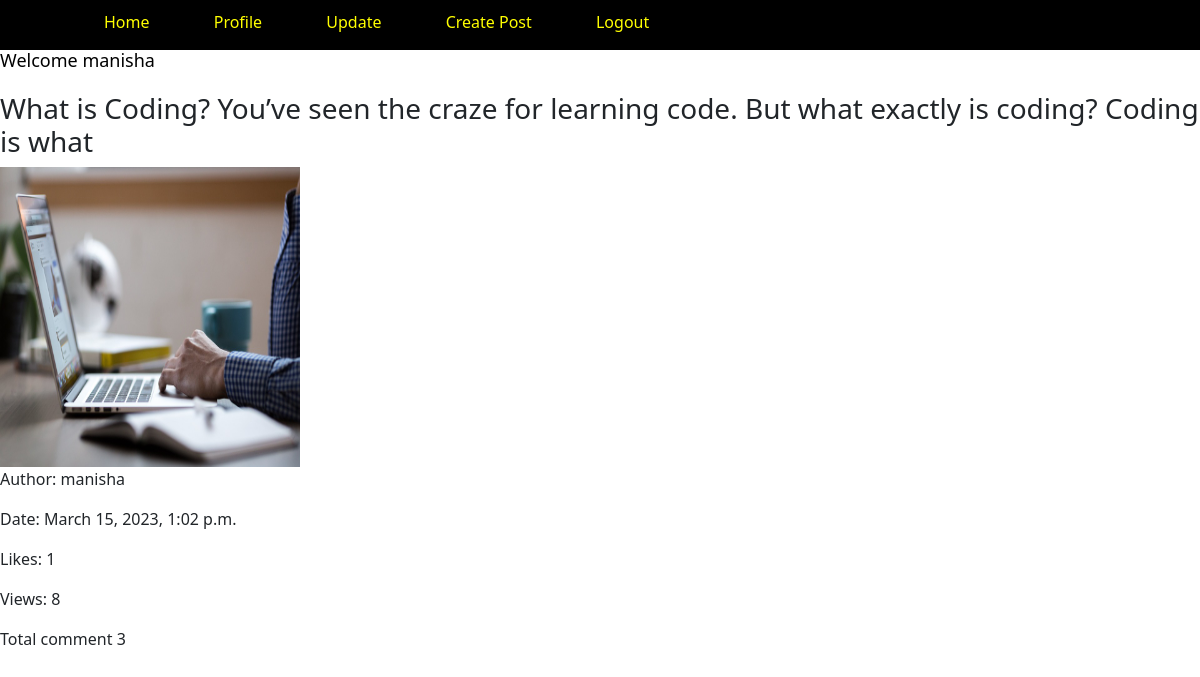
Screenshot of /1/view/ (signed in) with the database file from the repository.
### myapp/models.py (models this page shows, shortened)
class Post(models.Model):
    title = models.CharField(max_length=100)
    image = models.ImageField(upload_to='post_pics')
    author = models.ForeignKey(Profile, on_delete=models.CASCADE)
    content = models.TextField()
    created_at = models.DateTimeField()
    likes = models.ManyToManyField(User, related_name='liked_posts',blank=True )
    views = models.PositiveIntegerField(default=0)
    def __str__(self):
        return self.title

class Profile(models.Model):
    user = models.OneToOneField(User, on_delete=models.CASCADE)
    first_name = models.CharField(max_length=50,default=None,null=True,blank=True)
    last_name = models.CharField(max_length=50,default=None,null=True,blank=True)
    place = models.CharField(max_length=100)
    zipcode = models.CharField(max_length=10)
    dob = models.DateField()
    picture = models.ImageField(upload_to='profile_images')
    def __str__(self):
        return self.user.username

class Comment(models.Model):
    post = models.ForeignKey(Post, on_delete=models.CASCADE, related_name='comments')
    author = models.ForeignKey(User, on_delete=models.CASCADE)
    comment_name=models.CharField(max_length=500)
    comment_body = models.TextField()
    created_date = models.DateTimeField(default=now)
    active = models.BooleanField(default= True)
    likes = models.ManyToManyField(User, related_name='LikeComment',blank=True)
    class Meta:
        ordering=['-created_date']

### myapp/views.py (the view)
# urls.py: path('<int:id>/view/', views.post_view, name='post_view'),
@login_required
def post_view(request, id):
    post = get_object_or_404(Post, id=id)
    print(post,"&&&&&&&&&&&&&&&&&&&&&&")
    post.views += 1
    post.save()
    comment_form = CommentForm()
    form = ReplyForm()
    return render(request, 'post_view.html', {'post': post,'comment_form':comment_form ,'form':form})

### myapp/templates/post_view.html (shortened to what this page needs)
{% extends 'base.html' %}
{% block content %}
<div class="post">
    <h3>{{ post.title }}</h3>
    <img src="{{post.image.url}}" alt="image" />
    <p>Author: {{ post.author }}</p>
    <p>Date: {{ post.created_at }}</p>
    <p>Likes: {{ post.likes.count }}</p>
    <p>Views: {{ post.views}}</p>
    <p>Total comment {{ post.comments.all|length }}</p>
</div>
{% endblock content %}

### myapp/templates/base.html (shortened to what this page needs)
<!DOCTYPE html>
{% load static  %}
<html>
<head>
  <link rel="stylesheet" href="{% static 'css/all.min.css' %}">
  <link rel="stylesheet" href="{% static 'css/bootstrap.css' %}" />
</head>
<body  style=background-color:white>
  <nav>
  <div class='container'>
    {% if user.is_authenticated %}
    <ul>
      <li><a href="{% url 'home' %}">Home</a></li>
      <li><a href="{% url 'profile' %}">Profile</a></li>
      <li><a href="{% url 'update' %}">Update</a></li>
      <li><a href="{% url 'create_post' %}">Create Post</a></li>
      <li><a href="{% url 'logout' %}">Logout</a></li>
    </ul>
    {% else %}
    <ul>
    {% comment %} <li><a href="{% url 'home' %}">Home</a></li> {% endcomment %}
    <li><a href="{% url 'login' %}">Login</a></li>
    <li><a href="{% url 'register' %}">Sing Up</a></li>
  </ul>
    {% endif %}
  </div>
  </nav>
  {% if user.is_authenticated %}
  <h2 style=color:black>Welcome {{user.username}}</h2>
  {% endif %}
  {% block content %}
  {% endblock %}
</body>
</html>

### myapp/templates/base.html (style rules this page uses)
nav { background-color: black; width: 100%; height: 50px; display: flex; align-items: center; justify-content: space-between; padding: 20px 0; position: relative; z-index: 2; }
nav ul li { padding-top: 10px; display: inline-block; list-style: none; margin: 10px 30px; }
nav ul li a { text-decoration: none; color:yellow; }
img { height: 300px; width: 300px; }
nav div ul li a { text-decoration: none; color: yellow; }
h2 { font-size: 18px; margin-bottom: 20px; text-color: brown; }

### rows the page displays
Post: title "What is Coding? You’ve seen the craze for learning code. But what exactly is coding? Coding is what", image (picture), author "manisha", created_at "March 15, 2023, 1:02 p.m.", likes.count "1", views "8", comments.all|length "3"

### other values shown
{{ user.username }} "manisha"
